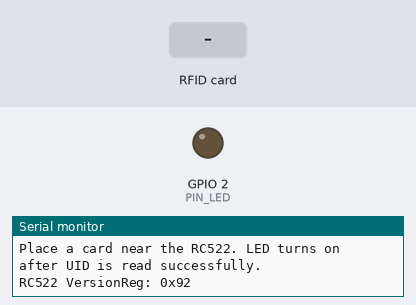
A program run on a simulated ESP32. Parts: output pins drawn as LEDs (lit = HIGH), the last lines printed to the serial monitor. The test bench sets the inputs (shaded band).

Above: at 2.2 s.
2.3 s: RFID card 5E 7A 19 C4 held to the reader
At 3.4 s:
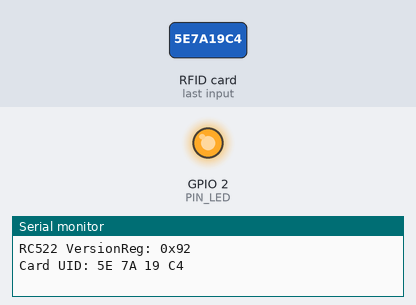
Timing chart, 0 to 6.8 s (numbered marks = the images above; inputs shaded):
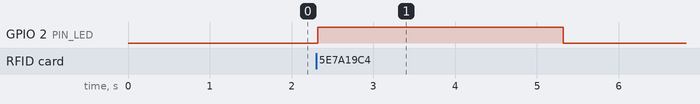

Measured:
- after the input at 2.3 s, GPIO 2 (PIN_LED): LOW → HIGH at once, → LOW 3.0 s later

The program:

main.cpp
```cpp
#include <Arduino.h>
#include <SPI.h>
#include <MFRC522.h>

// ESP32 + RFID-RC522 wiring.
constexpr uint8_t PIN_RFID_SS = 5;    // RC522 SDA / SS
constexpr uint8_t PIN_RFID_RST = 22;  // RC522 RST
constexpr uint8_t PIN_LED = 2;        // LED signal pin

constexpr uint8_t PIN_SPI_SCK = 18;
constexpr uint8_t PIN_SPI_MISO = 19;
constexpr uint8_t PIN_SPI_MOSI = 23;

constexpr unsigned long LED_ON_TIME_MS = 3000;

MFRC522 rfid(PIN_RFID_SS, PIN_RFID_RST);

String uidToString(const MFRC522::Uid &uid);
void setLed(bool on);

void setup() {
  Serial.begin(115200);
  delay(1000);

  pinMode(PIN_LED, OUTPUT);
  setLed(false);

  SPI.begin(PIN_SPI_SCK, PIN_SPI_MISO, PIN_SPI_MOSI, PIN_RFID_SS);
  rfid.PCD_Init();

  Serial.println();
  Serial.println("=== ESP32 RFID-RC522 Card Test ===");
  Serial.println("Wiring: SDA=GPIO5, SCK=GPIO18, MOSI=GPIO23, MISO=GPIO19, RST=GPIO22, 3.3V, GND");
  Serial.println("Place a card near the RC522. LED turns on after UID is read successfully.");

  byte version = rfid.PCD_ReadRegister(MFRC522::VersionReg);
  Serial.print("RC522 VersionReg: 0x");
  if (version < 0x10) {
    Serial.print("0");
  }
  Serial.println(version, HEX);

  if (version == 0x00 || version == 0xFF) {
    Serial.println("RC522 not detected. Check wiring and make sure VCC is 3.3V, not 5V.");
  }
}

void loop() {
  if (!rfid.PICC_IsNewCardPresent()) {
    return;
  }

  if (!rfid.PICC_ReadCardSerial()) {
    return;
  }

  Serial.print("Card UID: ");
  Serial.println(uidToString(rfid.uid));

  setLed(true);
  delay(LED_ON_TIME_MS);
  setLed(false);

  rfid.PICC_HaltA();
  rfid.PCD_StopCrypto1();

  while (rfid.PICC_IsNewCardPresent()) {
    delay(50);
  }
}

String uidToString(const MFRC522::Uid &uid) {
  String text;

  for (byte i = 0; i < uid.size; i++) {
    if (uid.uidByte[i] < 0x10) {
      text += "0";
    }
    text += String(uid.uidByte[i], HEX);
    if (i < uid.size - 1) {
      text += " ";
    }
  }

  text.toUpperCase();
  return text;
}

void setLed(bool on) {
  digitalWrite(PIN_LED, on ? HIGH : LOW);
}
```
